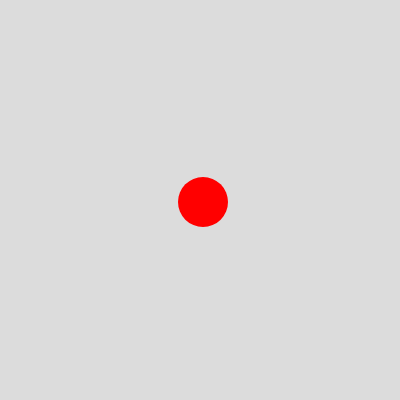
Frame 1 (no input)
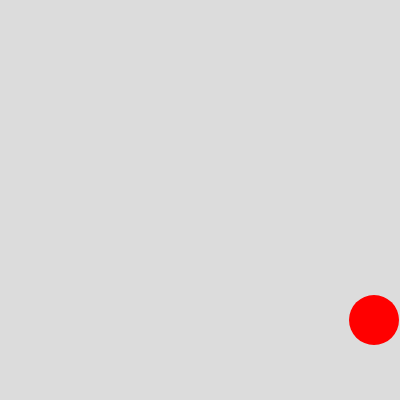
Frame 60 (no input)
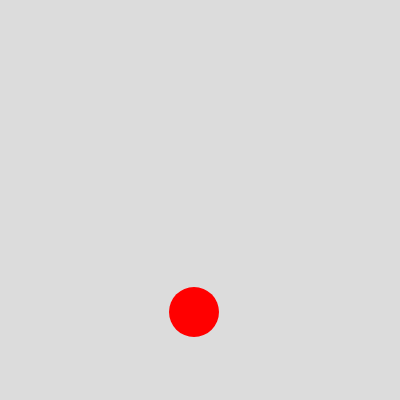
Frame 120 (the mouse pressed at the canvas centre since frame 60)

The p5.js sketch that drew these frames (run headless with seeded random() and noise() and a simulated clock; from frame 60 on, the mouse is pressed at the canvas centre):

// p5.js sketch
// ── sketch.js
let x, y; // Ball position
let xSpeed, ySpeed; // Ball speed
let diameter = 50; // Ball diameter

function setup() {
  createCanvas(400, 400); // Create a 600x400 pixel canvas
  x = width / 2; // Start the ball in the center
  y = height / 2;
  xSpeed = 3; // Initial horizontal speed
  ySpeed = 2; // Initial vertical speed
}

function draw() {
  background(220); // Light gray background
  
  // Update ball position
  x += xSpeed;
  y += ySpeed;
  
  // Bounce off the left or right edge
  if (x > width - diameter / 2 || x < diameter / 2) {
    xSpeed *= -1; // Reverse horizontal direction
  }
  
  // Bounce off the top or bottom edge
  if (y > height - diameter / 2 || y < diameter / 2) {
    ySpeed *= -1; // Reverse vertical direction
  }
  
  // Draw the ball
  fill(255, 0, 0); // Red color
  noStroke();
  ellipse(x, y, diameter, diameter);
}
